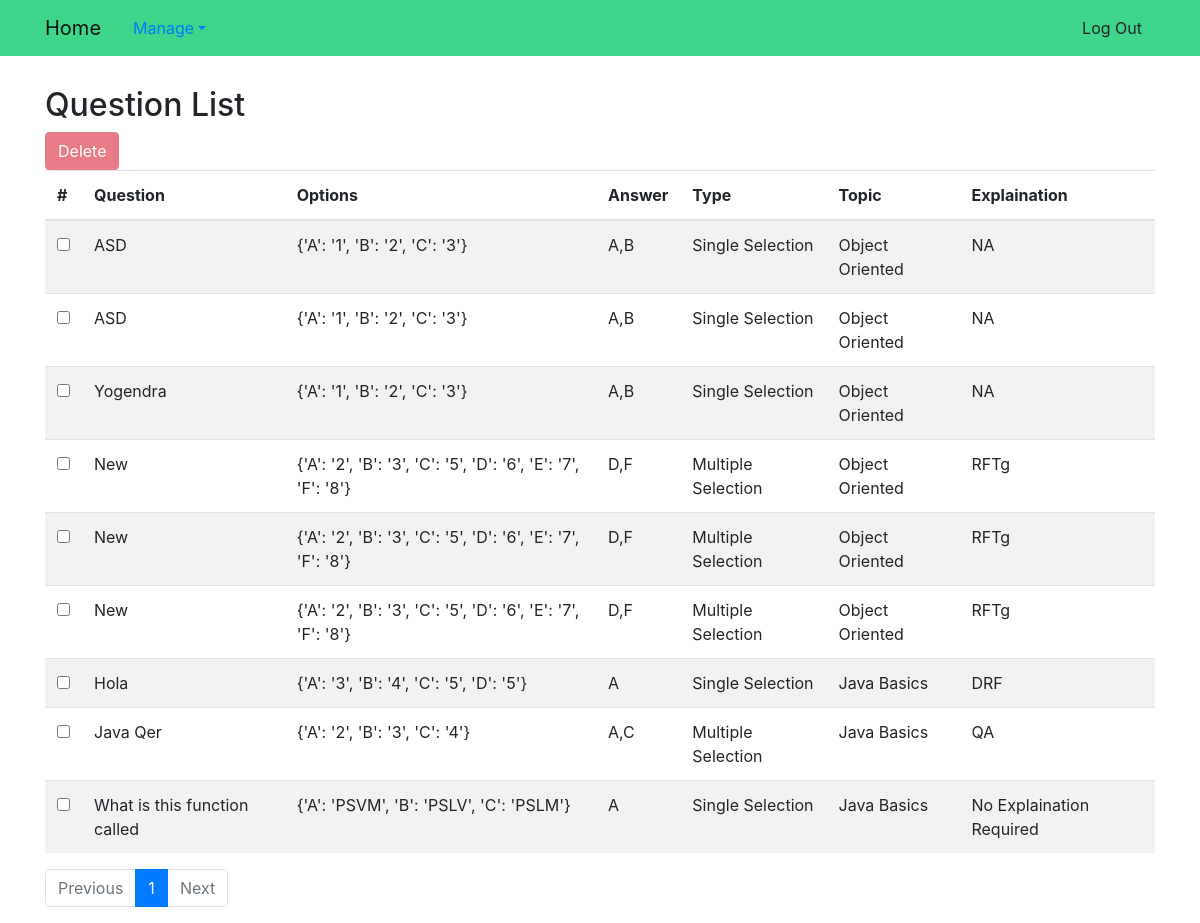
The app's page /questions/ (signed in), older data.
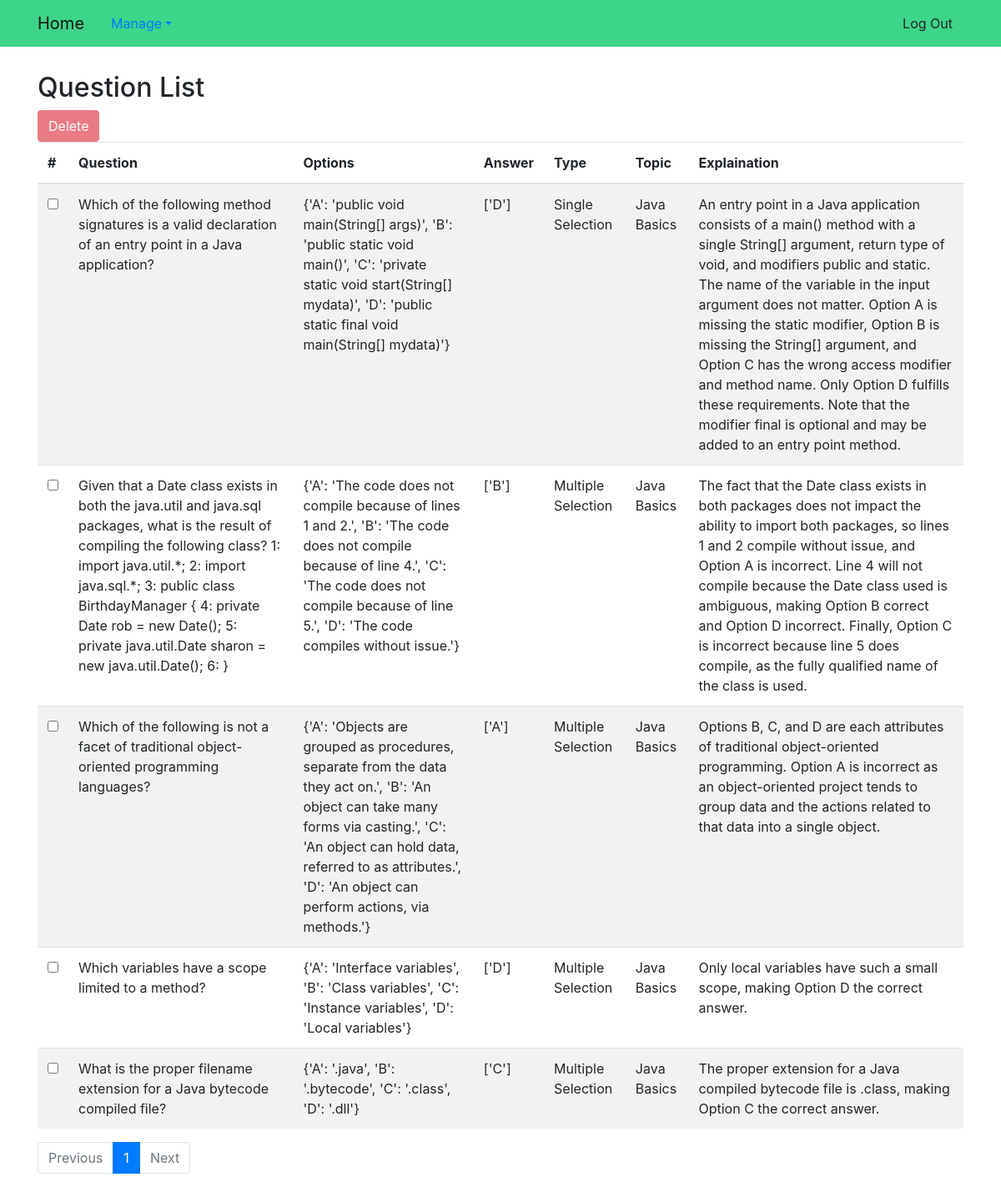
The same page, newer data.
### exam_app/models.py (models this page shows, shortened)
class Question(models.Model):
    QUESTION_TYPES = (
        ('M', 'Multiple Selection'),
        ('S', 'Single Selection')
    )
    question = models.TextField()
    options = models.TextField()  # Store Dict of applicable choices
    answer = models.TextField()  # Store List of applicable choices
    _question_type = models.CharField(max_length=1, choices=QUESTION_TYPES)
    topic = models.ForeignKey(Topic, on_delete=models.CASCADE)
    explaination = models.TextField()
    def question_type(self):
        return (dict(self.QUESTION_TYPES))[self._question_type]

class Topic(models.Model):
    name = models.CharField(max_length=1024, unique=True)
    def __str__(self):
        return self.name

### exam_app/views.py (the view)
# urls.py: url('^questions/$', views.ListQuestionView.as_view(), name='questions'),
class ListQuestionView(SuperUserRequiredMixin, ListView):
    model = models.Question
    paginate_by = 10
    def get_queryset(self):
        exam_id = self.request.GET.get("exam_id")
        if exam_id != '' and exam_id != None:
            return models.Question.objects.filter(exam=exam_id).order_by('pk')
        else:
            return models.Question.objects.all().order_by('pk')

### exam_app/views.py (called while the page is built)
    def test_func(self):
        return self.request.user.is_superuser

### exam_app/templates/exam_app/question_list.html (shortened to what this page needs)
{% extends "base.html" %}
{% block body_block %}
<h2>Question List</h2>
<div class="toolbar">
    <form id="form-btn" name="form-btn" action="/question/delete/" method="POST">
        <button id="remove" class="btn btn-danger" disabled onclick="remove()">Delete</button>
    </form>
</div>
<table id="table" class="table table-striped">
    <thead>
        <tr>
            <th scope="col" data-checkbox="true">#</th>
            <th scope="col">Question</th>
            <th scope="col">Options</th>
            <th scope="col">Answer</th>
            <th scope="col">Type</th>
            <th scope="col">Topic</th>
            <th scope="col">Explaination</th>
        </tr>
    </thead>
    <tbody>
        {% for question in question_list %}
        <tr>
            <th scope="row">
                <input type="checkbox" class="largerCheckbox" id="{{ question.pk}}" onchange="setSelection(this)">
            </th>
            <td>{{ question.question}}</td>
            <td>{{ question.options}}</td>
            <td>{{ question.answer}}</td>
            <td>{{ question.question_type}}</td>
            <td>{{ question.topic}}</td>
            <td>{{ question.explaination}}</td>
        </tr>
        {% empty %}
        <tr>
            <td colspan="7">No Question Found</td>
        </tr>
        {% endfor %}
    </tbody>
</table>
<nav aria-label="PageNavigation" class="page-nav">
    <ul class="pagination">
        {% if page_obj.has_previous %}
        <li class="page-item ">
            <a class="page-link" href="?page={{ page_obj.previous_page_number }}" tabindex="-1">Previous</a>
        </li>
        {% else %}
        <li class="page-item disabled">
            <a class="page-link" href="#" tabindex="-1">Previous</a>
        </li>
        {% endif %}
        {% for num in page_obj.paginator.page_range %}
        {% if page_obj.number == num %}
        <li class="page-item active"><a class="page-link" href="?page={{ num }}">{{num}}</a>
        </li>
        {% elif num > page_obj.number|add:'-3' and num < page_obj.number|add:'3' %}
        <li class="page-item"><a class="page-link" href="?page={{ num }}">{{num}}</a></li>
        {% endif %}
        {% endfor %}
        {% if page_obj.has_next %}
        <li class="page-item">
            <a class="page-link" href="?page={{ page_obj.next_page_number }}">Next</a>
        </li>
        {% else %}
        <li class="page-item disabled">
            <a class="page-link" href="#">Next</a>
        </li>
        {% endif %}
    </ul>
</nav>
{% endblock %}

Row changes from the older to the newer data that the page shows:
removed Question: question "ASD", options "{'A': '1', 'B': '2', 'C': '3'}", answer "A,B", question_type "Single Selection", topic "Object Oriented", explaination "NA"
removed Question: question "ASD", options "{'A': '1', 'B': '2', 'C': '3'}", answer "A,B", question_type "Single Selection", topic "Object Oriented", explaination "NA"
removed Question: question "Yogendra", options "{'A': '1', 'B': '2', 'C': '3'}", answer "A,B", question_type "Single Selection", topic "Object Oriented", explaination "NA"
removed Question: question "New", options "{'A': '2', 'B': '3', 'C': '5', 'D': '6', 'E': '7', 'F': '8'}", answer "D,F", question_type "Multiple Selection", topic "Object Oriented", explaination "RFTg"
removed Question: question "New", options "{'A': '2', 'B': '3', 'C': '5', 'D': '6', 'E': '7', 'F': '8'}", answer "D,F", question_type "Multiple Selection", topic "Object Oriented", explaination "RFTg"
removed Question: question "New", options "{'A': '2', 'B': '3', 'C': '5', 'D': '6', 'E': '7', 'F': '8'}", answer "D,F", question_type "Multiple Selection", topic "Object Oriented", explaination "RFTg"
removed Question: question "Hola", options "{'A': '3', 'B': '4', 'C': '5', 'D': '5'}", answer "A", question_type "Single Selection", topic "Java Basics", explaination "DRF"
removed Question: question "Java Qer", options "{'A': '2', 'B': '3', 'C': '4'}", answer "A,C", question_type "Multiple Selection", topic "Java Basics", explaination "QA"
removed Question: question "What is this function called", options "{'A': 'PSVM', 'B': 'PSLV', 'C': 'PSLM'}", answer "A", question_type "Single Selection", topic "Java Basics", explaination "No Explaination Required"
added Question: question "Which of the following method signatures is a valid declaration of an entry point in a Java application?", options "{'A': 'public void main(String[] args)', 'B': 'public static void main()', 'C': 'private static void start(String[] mydata)', 'D': 'public static final void main(String[] mydata)'}", answer "['D']", question_type "Single Selection", topic "Java Basics", explaination "An entry point in a Java application consists of a main() method with a single String[] argument, return type of void, and modifiers public and static. The name of the variable in the input argument does not matter. Option A is missing the static modifier, Option B is missing the String[] argument, and Option C has the wrong access modifier and method name. Only Option D fulfills these requirements. Note that the modifier final is optional and may be added to an entry point method."
added Question: question "Given that a Date class exists in both the java.util and java.sql packages, what is the result of compiling the following class? 1: import java.util.*; 2: import java.sql.*; 3: public class BirthdayManager { 4: private Date rob = new Date(); 5: private java.util.Date sharon = new java.util.Date(); 6: }", options "{'A': 'The code does not compile because of lines 1 and 2.', 'B': 'The code does not compile because of line 4.', 'C': 'The code does not compile because of line 5.', 'D': 'The code compiles without issue.'}", answer "['B']", question_type "Multiple Selection", topic "Java Basics", explaination "The fact that the Date class exists in both packages does not impact the ability to import both packages, so lines 1 and 2 compile without issue, and Option A is incorrect. Line 4 will not compile because the Date class used is ambiguous, making Option B correct and Option D incorrect. Finally, Option C is incorrect because line 5 does compile, as the fully qualified name of the class is used."
added Question: question "Which of the following is not a facet of traditional object-oriented programming languages?", options "{'A': 'Objects are grouped as procedures, separate from the data they act on.', 'B': 'An object can take many forms via casting.', 'C': 'An object can hold data, referred to as attributes.', 'D': 'An object can perform actions, via methods.'}", answer "['A']", question_type "Multiple Selection", topic "Java Basics", explaination "Options B, C, and D are each attributes of traditional object-oriented programming. Option A is incorrect as an object-oriented project tends to group data and the actions related to that data into a single object."
added Question: question "Which variables have a scope limited to a method?", options "{'A': 'Interface variables', 'B': 'Class variables', 'C': 'Instance variables', 'D': 'Local variables'}", answer "['D']", question_type "Multiple Selection", topic "Java Basics", explaination "Only local variables have such a small scope, making Option D the correct answer."
added Question: question "What is the proper filename extension for a Java bytecode compiled file?", options "{'A': '.java', 'B': '.bytecode', 'C': '.class', 'D': '.dll'}", answer "['C']", question_type "Multiple Selection", topic "Java Basics", explaination "The proper extension for a Java compiled bytecode file is .class, making Option C the correct answer."
